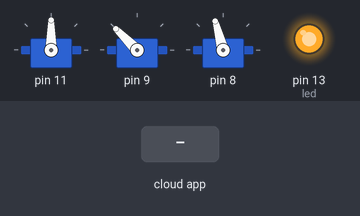
This sketch was run on a simulated Arduino Uno, built with avr-gcc and run on an emulated ATmega328P. On the bench: 3 × servo, output pins drawn as LEDs (lit = HIGH). The test bench sets the inputs (shaded band). The ROS host is connected and sends only what is stated.

Above: at 1.2 s.
1.3 s: the phone or cloud app sets gripper to 0
At 1.6 s:
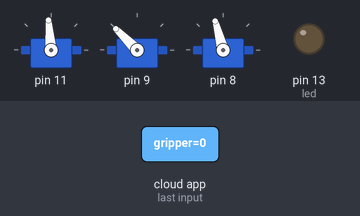
2.8 s: the phone or cloud app sets gripper to 1
At 3.9 s:
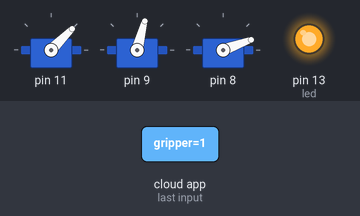
4.3 s: the phone or cloud app sets gripper to 1
At 5.1 s:
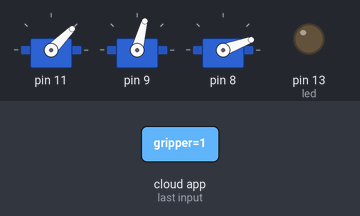
Timing chart, 0 to 7.3 s (numbered marks = the images above; inputs shaded):
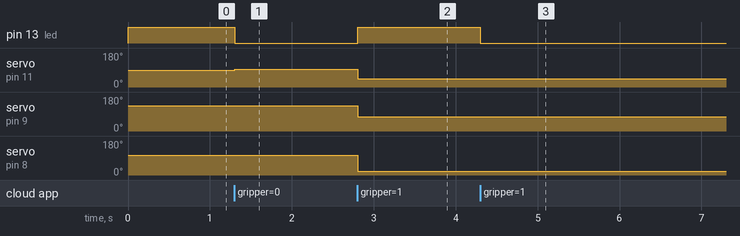

Measured:
- after the input at 1.3 s, pin 13 (led): HIGH → LOW at once; servo on pin 11: 90° → 95° at once
- after the input at 2.8 s, pin 13 (led): LOW → HIGH at once; servo on pin 11: 95° → 45° at once; servo on pin 9: 135° → 75° at once; servo on pin 8: 105° → 20° at once
- after the input at 4.3 s, pin 13 (led): HIGH → LOW at once

The sketch:

ros_servo2.ino
```cpp
#include <ros.h>
#include<Servo.h>
#include <sensor_msgs/JointState.h>
#include <std_msgs/Float64.h>
#include <std_msgs/Int8.h>


ros::NodeHandle  nh;//创建了一个节点的句柄，它允许我们用来创建发布者和订阅者。这个节点的句柄同样与串口通信有关。

const int servoCount = 3;
int PIN[servoCount];
//int servoAngle[servoCount];
int originalAngle[servoCount];//最初舵机角度数组
int servoMIN[servoCount]; //舵机角度最小值
int servoMAX[servoCount];  //舵机角度最大值
Servo rosServo[servoCount];//定义舵机

float angle[6] = {0,0,0,0,0,0};


/**
*fun:初始化控制舵机引脚
**/
void init_Pins() {//初始化对应的控制舵机引脚

  PIN[0] = 11;//板子上引脚11 /gripper  爪子
  originalAngle[0] = 90;//设置初始舵机角度
  servoMIN[0] = 15;//对应舵机最小脚
  servoMAX[0] = 180;//对应舵机最大脚

  PIN[1] = 9;//板子上引脚9 /joint1 腕关节
  originalAngle[1] = 135;//设置初始舵机角度
  servoMIN[1] = 45;//对应舵机最小脚
  servoMAX[1] = 135;//对应舵机最大脚

  PIN[2] = 8;//板子上引脚8 /joint2 臂关节
  originalAngle[2] = 105;//设置初始舵机角度
  servoMIN[2] = 0;//对应舵机最小脚
  servoMAX[2] = 180;//对应舵机最大脚

  for (int i = 0; i < servoCount; i++) {//对舵机进行控制
    rosServo[i].attach(PIN[i]);//设置舵机控制引脚
    rosServo[i].write(originalAngle[i]);//设置舵机初始角度值
  }
}


/*2号
爪子：
闭合 +100/110
45
张开 -45

腕关节：
水平 75
右 -0
135
左 +180

臂关节：
水平 20
后 +180
竖直105
前 -0
*/

/**
*fun:rosmessage
**/
//爪子
void messageCb0(const std_msgs::Int8& msg){
  angle[0] = msg.data;
  digitalWrite(13, HIGH-digitalRead(13));   // blink the led

  rosServo[0].attach(PIN[0]);//设置舵机控制引脚
  rosServo[1].attach(PIN[1]);//设置舵机控制引脚
  rosServo[2].attach(PIN[2]);//设置舵机控制引脚

if(msg.data==0){//初始位置
    rosServo[2].write(105);//臂关节
    rosServo[1].write(135);//腕关节
    rosServo[0].write(95);//爪子
    }
  else if(msg.data==1){//预备夹持
    rosServo[2].write(20);//臂关节
    rosServo[1].write(75);//腕关节
    rosServo[0].write(45);//爪子
    }
  else if(msg.data==2){//夹持
    rosServo[2].write(20);//臂关节
    rosServo[1].write(75);//腕关节
    rosServo[0].write(105);//爪子
    }
  else if(msg.data==3){//抬起
    rosServo[2].write(105);//臂关节
    //腕关节~135
    rosServo[1].write(75);//腕关节
    rosServo[1].write(85);//腕关节
    rosServo[1].write(105);//腕关节
    rosServo[1].write(135);//腕关节

    rosServo[0].write(105);//爪子
    }
  else if(msg.data==4){//放下
    //臂关节~135
    rosServo[2].write(20);//臂关节


    rosServo[1].write(75);//腕关节
    rosServo[0].write(45);//爪子
    }
}


std_msgs::Float64 mydata;
ros::Subscriber<std_msgs::Int8> sub0("/gripper",&messageCb0);

ros::Publisher chatter("chatter",&mydata);


void setup() {
   nh.getHardware()->setBaud(57600);//设置固件链接波特率为57600与电脑默认相同
   pinMode(13, OUTPUT);//设置LED灯为输出模式
   digitalWrite(13, HIGH);//给LED灯控制脚为高电平亮起

   nh.initNode();//初始化节点句柄
   /*初始化接收者*/
   nh.subscribe(sub0);

   /*初始化发布者*/
   nh.advertise(chatter);

   init_Pins();//初始化舵机
}

void loop() {
  mydata.data = angle[0];
  chatter.publish( &mydata );
  nh.spinOnce();
  delay(5);
}
```
